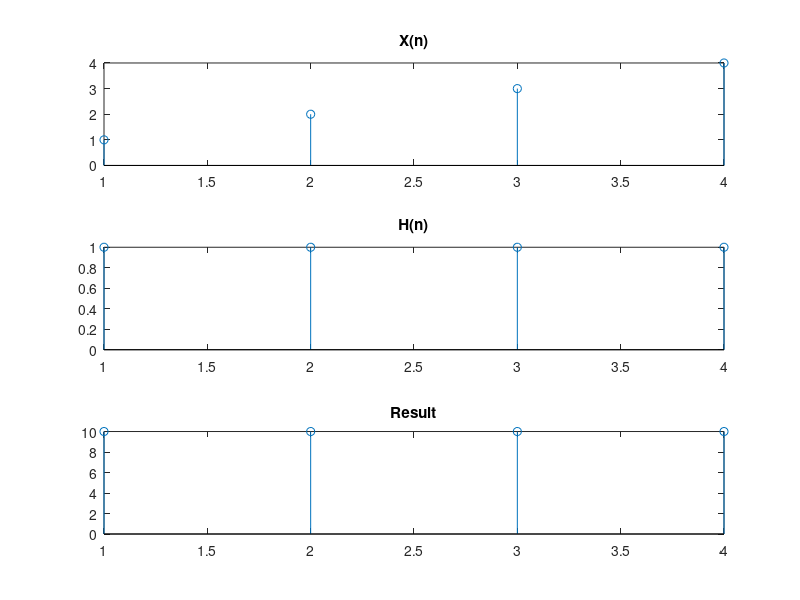

Write MATLAB code to recreate this figure.
%clc;
%clear all;
%close all;

%a = [1 2 3 4];
%b = [1 1 1 1];
%c = cconv(a,b,4)




%x1=input('1st seq ')
%x2=input('2nd seq ')

x1=[1 2 3 4]
x2=[1 1 1 1]

H=transpose(x2)

l1=length(x1);
l2=length(x2);

len=max(l1,l2);

X=  zeros(len,len)
%H=  zeros(len,1)

for i=1:len
    for j=1:len
        X(j,i)=x1(j)
    end
    %transpose(X);
    y=x1(len);
    for j=len:-1:2
        x1(j)=x1(j-1);
    end
    x1(1)=y;
end




res=X*(H)

subplot(3,1,1);
stem(x1);
title('X(n)');

subplot(3,1,2);
stem(x2);
title('H(n)');

subplot(3,1,3);
stem(res);
title('Result');

